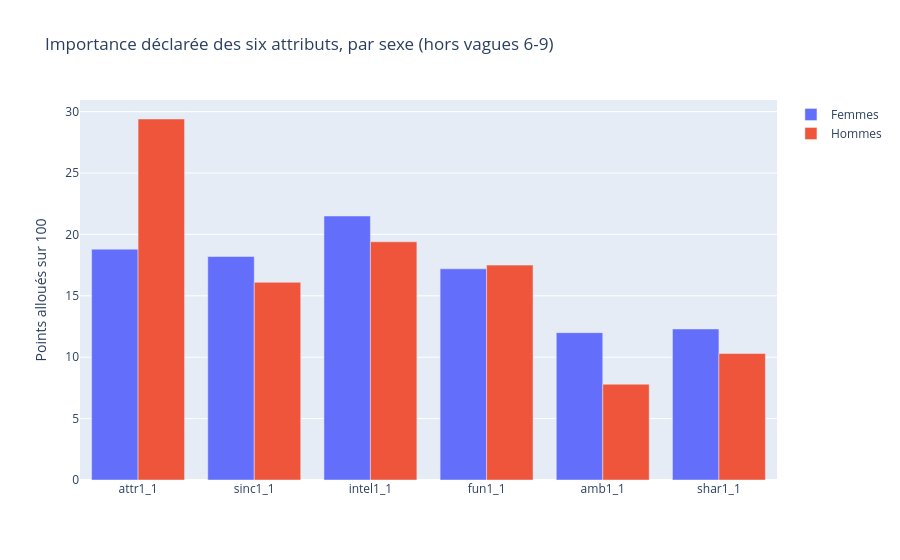

The notebook cell this image was saved under:
### Markdown cell above
### Diagramme en barres

### Code cell
df_moyennes = df_prefs_rel.groupby("gender")[attributs].mean().round(1).reset_index()
df_moyennes["gender"] = df_moyennes["gender"].map({0: "Femmes", 1: "Hommes"})

df_long = df_moyennes.melt(id_vars="gender", var_name="attribut", value_name="points")

fig = px.bar(df_long, x="attribut", y="points", color="gender", barmode="group",
             title="Importance déclarée des six attributs, par sexe (hors vagues 6-9)",
             labels={"points": "Points alloués sur 100", "attribut": "", "gender": ""})
fig.show()

### Figure 1 — Plotly figure (JSON) as saved in the notebook; plotly's stock layout.template omitted (floating-point values rounded to 4 significant figures)
{"data": [{"alignmentgroup": "True", "hovertemplate": "=%{x}<br>Points alloués sur 100=%{y}<extra></extra>", "legendgroup": "Femmes", "marker": {"color": "#636efa", "pattern": {"shape": ""}}, "name": "Femmes", "offsetgroup": "Femmes", "orientation": "v", "showlegend": true, "textposition": "auto", "type": "bar", "x": ["attr1_1", "sinc1_1", "intel1_1", "fun1_1", "amb1_1", "shar1_1"], "xaxis": "x", "y": [18.8, 18.2, 21.5, 17.2, 12.0, 12.3], "yaxis": "y"}, {"alignmentgroup": "True", "hovertemplate": "=%{x}<br>Points alloués sur 100=%{y}<extra></extra>", "legendgroup": "Hommes", "marker": {"color": "#EF553B", "pattern": {"shape": ""}}, "name": "Hommes", "offsetgroup": "Hommes", "orientation": "v", "showlegend": true, "textposition": "auto", "type": "bar", "x": ["attr1_1", "sinc1_1", "intel1_1", "fun1_1", "amb1_1", "shar1_1"], "xaxis": "x", "y": [29.4, 16.1, 19.4, 17.5, 7.8, 10.3], "yaxis": "y"}], "layout": {"barmode": "group", "legend": {"title": {"text": ""}, "tracegroupgap": 0}, "title": {"text": "Importance déclarée des six attributs, par sexe (hors vagues 6-9)"}, "xaxis": {"anchor": "y", "domain": [0, 1], "title": {"text": ""}}, "yaxis": {"anchor": "x", "domain": [0, 1], "title": {"text": "Points alloués sur 100"}}}}
